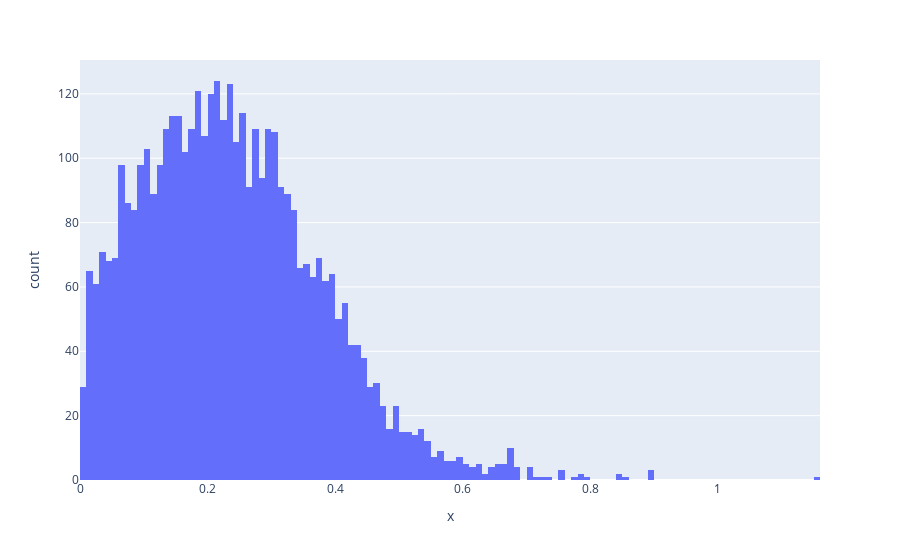

The code cell stored with this chart in its notebook:
### Code cell
from scipy.stats import mielke

aux=mielke.rvs(resultado6["mielke"]["k"], resultado6["mielke"]["s"], resultado6["mielke"]["loc"], resultado6["mielke"]["scale"], size=4177)
data["Shell_weight_sinteticos"]=aux
fig_synt = px.histogram(x=data["Shell_weight_sinteticos"], nbins=200)
fig_synt.show()

### Figure 1 — Plotly figure (JSON) as saved in the notebook; plotly's stock layout.template omitted (floating-point values rounded to 4 significant figures; data arrays with more than 128 entries replaced by an {"elided": "..."} marker saying what was removed)
{"data": [{"alignmentgroup": "True", "bingroup": "x", "hovertemplate": "x=%{x}<br>count=%{y}<extra></extra>", "legendgroup": "", "marker": {"color": "#636efa", "pattern": {"shape": ""}}, "name": "", "nbinsx": 200, "offsetgroup": "", "orientation": "v", "showlegend": false, "type": "histogram", "x": {"elided": "4177 float values"}, "xaxis": "x", "yaxis": "y"}], "layout": {"barmode": "relative", "legend": {"tracegroupgap": 0}, "margin": {"t": 60}, "xaxis": {"anchor": "y", "domain": [0, 1], "title": {"text": "x"}}, "yaxis": {"anchor": "x", "domain": [0, 1], "title": {"text": "count"}}}}
